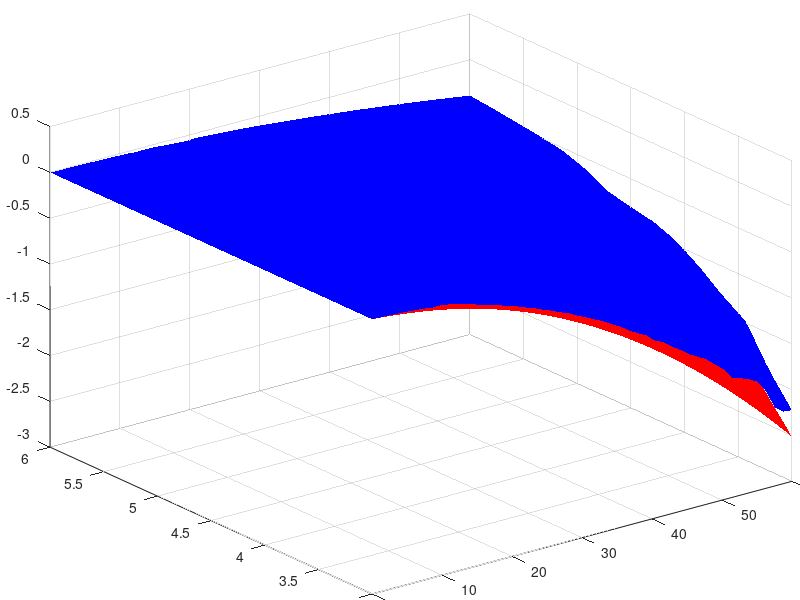

The MATLAB script that drew this image:
clc;clear;

%% attitude
data = csvread('att_cost_surface.csv', 1, 0);

A = data(:, 1) * 180 / pi;
T = data(:, 2);
r1 = data(:, 3);
r2 = data(:, 4);

figure()
set(gca, 'LooseInset', [0.01, 0.01, 0.01, 0.01]);
[x, y] = meshgrid(linspace(min(A), max(A), 50), linspace(min(T), max(T), 50));

% plot smc
z1 = griddata(A, T, r1, x, y);
mesh(x, y, z1, 'facecolor', 'b', 'EdgeColor', 'none'); hold on;

% plot rl
z2 = griddata(A, T, r2, x, y);
mesh(x, y, z2, 'facecolor', 'r', 'EdgeColor', 'none'); hold on;
% legend('smc', 'rl');
% title('attitude');
grid on;
